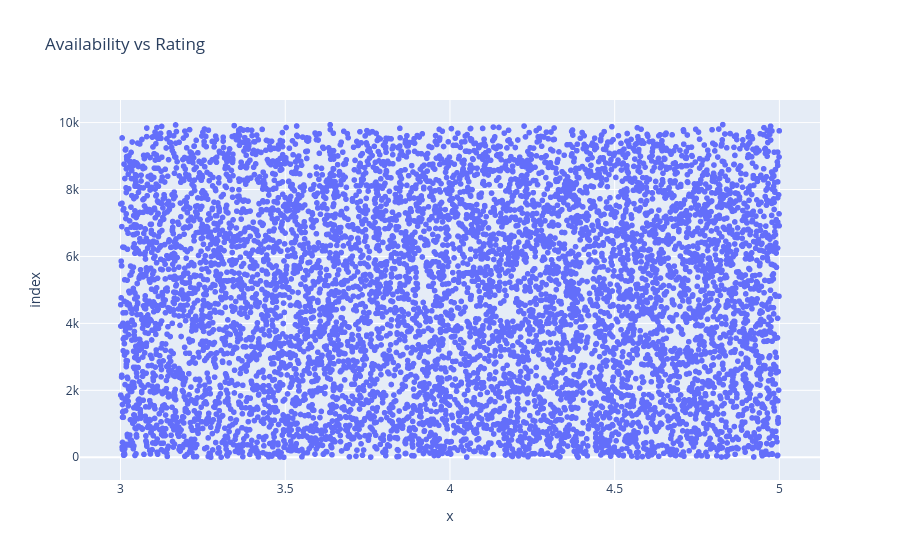

The cell this chart's notebook holds for it:
### Code cell
px.scatter(df['availability_365'], df['rating'], title="Availability vs Rating")

### Figure 1 — Plotly figure (JSON) as saved in the notebook; plotly's stock layout.template omitted (floating-point values rounded to 4 significant figures; data arrays with more than 128 entries replaced by an {"elided": "..."} marker saying what was removed)
{"data": [{"hovertemplate": "x=%{x}<br>index=%{y}<extra></extra>", "legendgroup": "", "marker": {"color": "#636efa", "symbol": "circle"}, "mode": "markers", "name": "", "showlegend": false, "type": "scattergl", "x": {"elided": "9989 float values"}, "xaxis": "x", "y": {"elided": "9989 int values"}, "yaxis": "y"}], "layout": {"legend": {"tracegroupgap": 0}, "title": {"text": "Availability vs Rating"}, "xaxis": {"anchor": "y", "domain": [0, 1], "title": {"text": "x"}}, "yaxis": {"anchor": "x", "domain": [0, 1], "title": {"text": "index"}}}}
